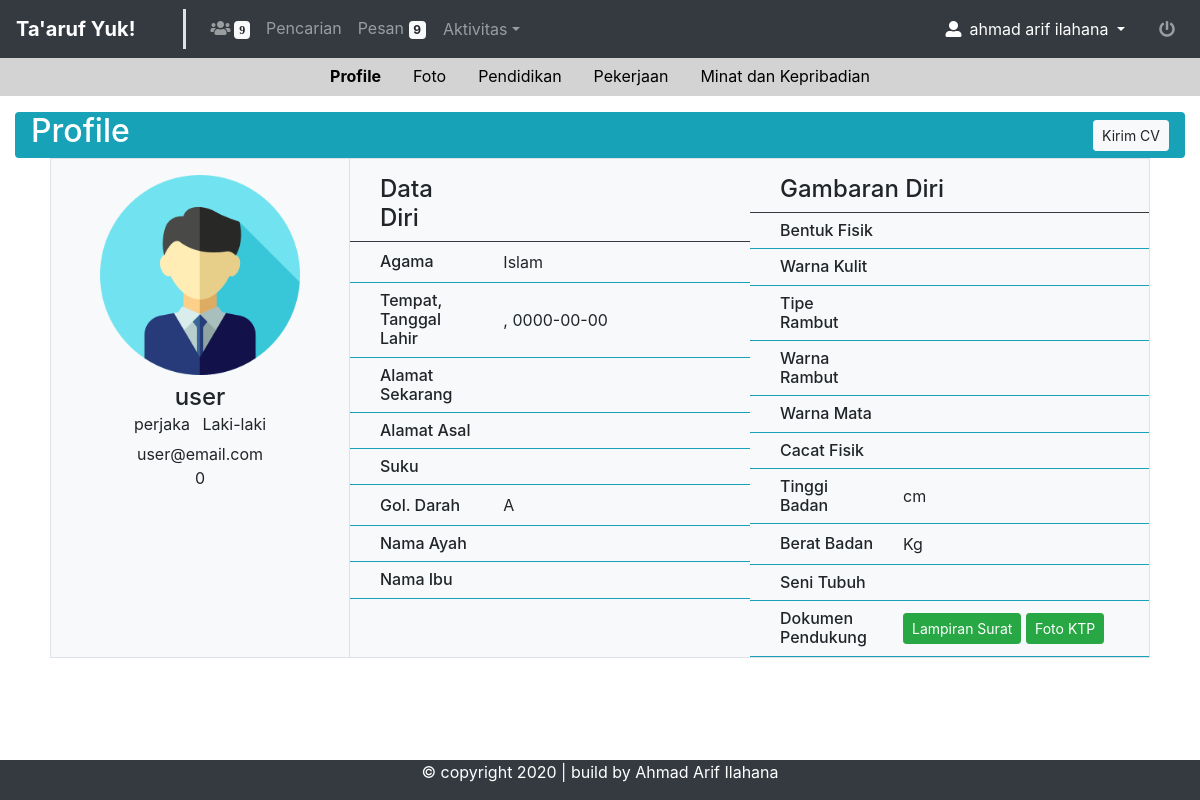
The page /index.php?page=lihatprofile-lain&menu=lain&id=2 (signed in) on the database as committed earlier.
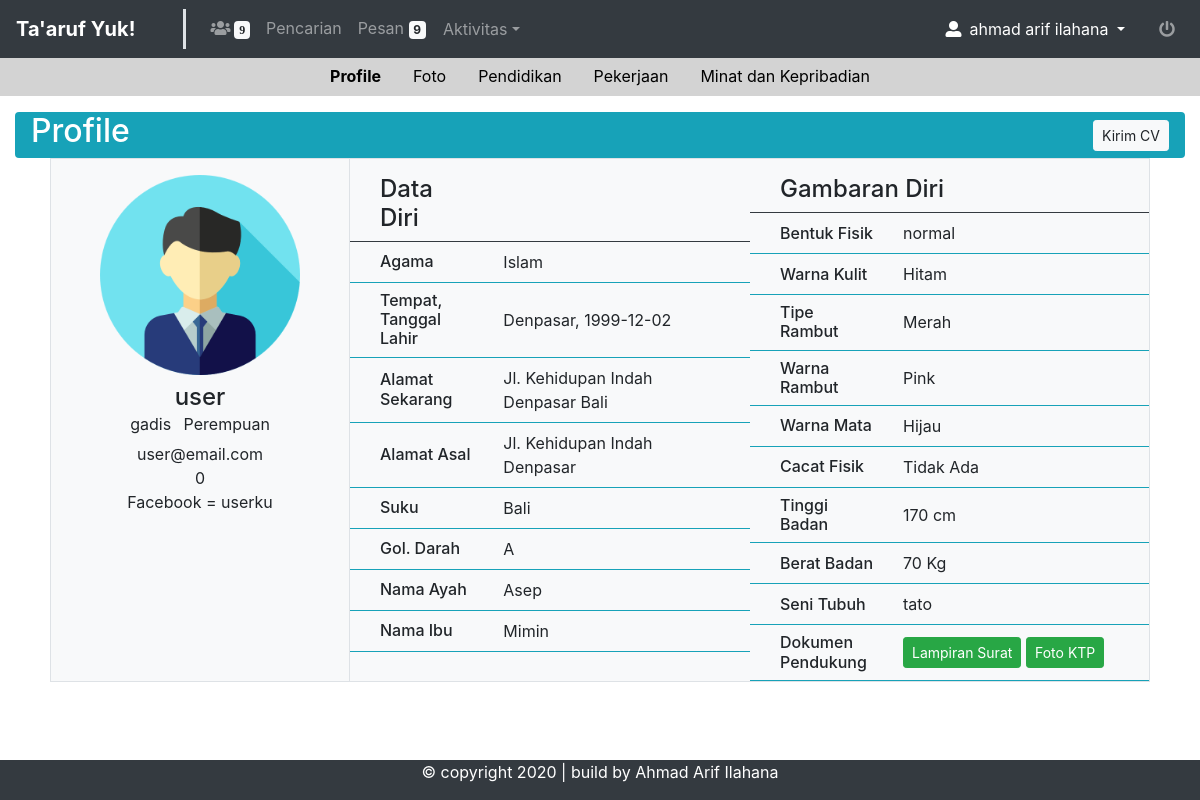
The same page on the database as committed later.
### tables this page shows
CREATE TABLE `akun` (
  `id_user` int(11) NOT NULL,
  `email` varchar(40) NOT NULL,
  `pass` varchar(16) NOT NULL,
  `nama` varchar(40) NOT NULL,
  `stat` char(10) DEFAULT NULL
);

CREATE TABLE `biodata_diri` (
  `id_bio` int(11) NOT NULL,
  `id_user` int(11) NOT NULL,
  `jns_kel` enum('L','P') DEFAULT NULL,
  `tmp_lahir` varchar(40) DEFAULT NULL,
  `tgl_lahir` date DEFAULT NULL,
  `alamat_skr` text DEFAULT NULL,
  `kota_skr` varchar(40) DEFAULT NULL,
  `provinsi_skr` varchar(40) DEFAULT NULL,
  `alamat_asl` text DEFAULT NULL,
  `kota_asl` varchar(40) DEFAULT NULL,
  `provinsi_asl` varchar(40) DEFAULT NULL,
  `suku` varchar(40) DEFAULT NULL,
  `gol_darah` enum('A','B','AB','O','') DEFAULT NULL,
  `nm_ayah` varchar(40) DEFAULT NULL,
  `nm_ibu` varchar(40) DEFAULT NULL,
  `stat_nikah` enum('perjaka','gadis','janda','duda','') DEFAULT NULL,
  `ket_nikah` enum('cerai','meninggal','') DEFAULT NULL,
  `lam_surat` varchar(40) DEFAULT NULL,
  `foto_ktp` varchar(40) DEFAULT NULL,
  `no_hp` char(20) DEFAULT NULL,
  `sosmed` text DEFAULT NULL
);

CREATE TABLE `gm_diri` (
  `id_gm_diri` int(11) NOT NULL,
  `id_user` int(11) NOT NULL,
  `b_fisik` varchar(20) DEFAULT NULL,
  `w_kulit` varchar(20) DEFAULT NULL,
  `t_rambut` varchar(20) DEFAULT NULL,
  `w_rambut` varchar(20) DEFAULT NULL,
  `w_mata` varchar(20) DEFAULT NULL,
  `c_fisik` varchar(20) DEFAULT NULL,
  `t_badan` char(20) DEFAULT NULL,
  `b_badan` char(20) DEFAULT NULL,
  `s_tubuh` varchar(20) DEFAULT NULL
);

### database/read.php (called while the page is built, shortened)
<?php
require_once 'koneksi.php';
class Read extends Koneksi
{
    public function rProfile($id)
    {
        try {
            $sql = "SELECT * FROM akun a, biodata_diri b, gm_diri c where a.id_user='$id' AND a.id_user=b.id_user AND a.id_user=c.id_user";
            $stmt = $this->prepare($sql);
            $stmt = $this->get_data();
            return $stmt;
        } catch (PDOException $e) {
            echo 'Masalah read Profile:' . $e->getMessage();
        }
    }
}

### database/koneksi.php (called while the page is built, shortened)
<?php
class Koneksi{
  public $server = "localhost";
  public $username = "root";
  public $password = "";
  public $conn;
  public $stmt;
  public function __construct()
  {
    try {
      $this->conn = new PDO("mysql:host=$this->server;dbname=db_taaruf", $this->username, $this->password);
    } catch (PDOException $e) {
      echo "Connection failed: " . $e->getMessage();
    }
  }
  public function prepare($query)
  {
    $this->stmt = $this->conn->prepare($query);
  }
  public function get_data()
  {
    $this->stmt->execute();
    return $this->stmt->fetch(PDO::FETCH_ASSOC);
  }
}
?>

### halaman/lihatprofil-lain.php (the view, shortened to what the rows shown need)
<section class="container-fluid">
    <div class=" d-flex justify-content-between bg-info rounded mt-3 pr-3 pl-3">
        <h2 class="align-self-center text-white">Profile</h2>
        <div class="d-flex">
            <a class="btn btn-light btn-sm align-self-center">Kirim CV</a>
        </div>
    </div>
</section>
<?php
require_once 'database/read.php';
$read = new Read;
$dataR = $read->rProfile($_GET['id']);
?>
<div class="container-fluid " style="margin-bottom: 70px;">
    <div class="row justify-content-center">
        <div class="col-3 pt-2 bg-light border">
            <div class="row justify-content-md-center mt-2">
                <img src="img/profile1.png" class="col-auto" alt="" height="200px" width="auto">
                <div class="col-12 text-center mt-2">
                    <h4 class="mb-0"><?= $dataR['nama'] ?></h4>
                    <ul class=" list-inline mb-0" style="height: 30px;">
                        <li class=" list-inline-item">
                            <p><?= $dataR['stat_nikah'] ?></p>
                        </li>
                        <li class=" list-inline-item">
                            <p><?= ($dataR['jns_kel'] == 'L') ? 'Laki-laki' : 'Perempuan'; ?></p>
                        </li>
                    </ul>
                    <ul class=" list-unstyled">
                        <li><?= $dataR['email'] ?></li>
                        <li><?= $dataR['no_hp'] ?></li>
                        <li><?= $dataR['sosmed'] ?></li>
                    </ul>
                </div>
            </div>
        </div>
        <div class="col-4 pt-2 bg-light border-top border-bottom">
            <div class="row">
                <div class="row col-12 m-0 border-bottom border-dark">
                    <h4 class="col-4 align-self-center mt-2 mb-2">Data Diri</h4>
                </div>
                <div class="row col-12 m-0 border-bottom border-info">
                    <h6 class="col-4 align-self-center mt-2 mb-2">Agama</h6>
                    <p class="col-8 align-self-center mt-2 mb-2">Islam</p>
                </div>
                <div class="row col-12 m-0 border-bottom border-info ">
                    <h6 class="col-4 align-self-center mt-2 mb-2">Tempat, Tanggal Lahir</h6>
                    <p class="col-8 align-self-center mt-2 mb-2"><?= $dataR['tmp_lahir'] ?>, <?= $dataR['tgl_lahir'] ?></p>
                </div>
                <div class="row col-12 m-0 border-bottom border-info ">
                    <h6 class="col-4 align-self-center mt-2 mb-2">Alamat Sekarang</h6>
                    <p class="col-8 align-self-center mt-2 mb-2"><?= $dataR['alamat_skr'] . ' ' . $dataR['kota_skr'] . ' ' . $dataR['provinsi_skr'] ?></p>
                </div>
                <div class="row col-12 m-0 border-bottom border-info ">
                    <h6 class="col-4 align-self-center mt-2 mb-2">Alamat Asal</h6>
                    <p class="col-8 align-self-center mt-2 mb-2"><?= $dataR['alamat_asl'] . ' ' . $dataR['kota_asl'] . ' ' . $dataR['provinsi_asl'] ?></p>
                </div>
                <div class="row col-12 m-0 border-bottom border-info ">
                    <h6 class="col-4 align-self-center mt-2 mb-2">Suku</h6>
                    <p class="col-8 align-self-center mt-2 mb-2"><?= $dataR['suku'] ?></p>
                </div>
                <div class="row col-12 m-0 border-bottom border-info ">
                    <h6 class="col-4 align-self-center mt-2 mb-2">Gol. Darah</h6>
                    <p class="col-8 align-self-center mt-2 mb-2"><?= $dataR['gol_darah'] ?></p>
                </div>
                <div class="row col-12 m-0 border-bottom border-info ">
                    <h6 class="col-4 align-self-center mt-2 mb-2">Nama Ayah</h6>
                    <p class="col-8 align-self-center mt-2 mb-2"><?= $dataR['nm_ayah'] ?></p>
                </div>
                <div class="row col-12 m-0 border-bottom border-info ">
                    <h6 class="col-4 align-self-center mt-2 mb-2">Nama Ibu</h6>
                    <p class="col-8 align-self-center mt-2 mb-2"><?= $dataR['nm_ibu'] ?></p>
                </div>
            </div>
        </div>
        <div class="col-4 pt-2 bg-light border-left-0 border">
            <div class="row">
                <div class="row col-12 m-0 border-bottom border-dark">
                    <h4 class="col-auto align-self-center mt-2 mb-2">Gambaran Diri</h4>
                </div>
                <div class="row col-12 m-0 border-bottom border-info">
                    <h6 class="col-4 align-self-center mt-2 mb-2">Bentuk Fisik</h6>
                    <p class="col-8 align-self-center mt-2 mb-2"><?= $dataR['b_fisik'] ?></p>
                </div>
                <div class="row col-12 m-0 border-bottom border-info">
                    <h6 class="col-4 align-self-center mt-2 mb-2">Warna Kulit</h6>
                    <p class="col-8 align-self-center mt-2 mb-2"><?= $dataR['w_kulit'] ?></p>
                </div>
                <div class="row col-12 m-0 border-bottom border-info">
                    <h6 class="col-4 align-self-center mt-2 mb-2">Tipe Rambut</h6>
                    <p class="col-8 align-self-center mt-2 mb-2"><?= $dataR['t_rambut'] ?></p>
                </div>
                <div class="row col-12 m-0 border-bottom border-info">
                    <h6 class="col-4 align-self-center mt-2 mb-2">Warna Rambut</h6>
                    <p class="col-8 align-self-center mt-2 mb-2"><?= $dataR['w_rambut'] ?></p>
                </div>
                <div class="row col-12 m-0 border-bottom border-info">
                    <h6 class="col-4 align-self-center mt-2 mb-2">Warna Mata</h6>
                    <p class="col-8 align-self-center mt-2 mb-2"><?= $dataR['w_mata'] ?></p>
                </div>
                <div class="row col-12 m-0 border-bottom border-info">
                    <h6 class="col-4 align-self-center mt-2 mb-2">Cacat Fisik</h6>
                    <p class="col-8 align-self-center mt-2 mb-2"><?= $dataR['c_fisik'] ?></p>
                </div>
                <div class="row col-12 m-0 border-bottom border-info">
                    <h6 class="col-4 align-self-center mt-2 mb-2">Tinggi Badan</h6>
                    <p class="col-8 align-self-center mt-2 mb-2"><?= $dataR['t_badan'] ?> cm</p>
                </div>
                <div class="row col-12 m-0 border-bottom border-info">
                    <h6 class="col-4 align-self-center mt-2 mb-2">Berat Badan</h6>
                    <p class="col-8 align-self-center mt-2 mb-2"><?= $dataR['b_badan'] ?> Kg</p>
                </div>
                <div class="row col-12 m-0 border-bottom border-info">
                    <h6 class="col-4 align-self-center mt-2 mb-2">Seni Tubuh</h6>
                    <p class="col-8 align-self-center mt-2 mb-2"><?= $dataR['s_tubuh'] ?></p>
                </div>
                <div class="row col-12 m-0 border-bottom border-info">
                    <h6 class="col-4 align-self-center mt-2 mb-2">Dokumen Pendukung</h6>
                    <div class="col-4 d-flex align-items-center">
                        <button class="btn btn-success btn-sm" data-toggle="modal" data-target="#modallampiran"> Lampiran Surat</button>
                    </div>
                    <div class="col-4 d-flex align-items-center">
                        <button class="btn btn-success btn-sm" data-toggle="modal" data-target="#modalfoto"> Foto KTP</button>
                    </div>
                </div>
            </div>
        </div>
    </div>
</div>

Rows that differ between the two databases and show on the page:
changed through a linked row, akun "user": biodata_diri.stat_nikah "perjaka" → "gadis"; biodata_diri.sosmed (not shown) → "Facebook = userku"; biodata_diri.tmp_lahir (not shown) → "Denpasar"; biodata_diri.tgl_lahir "0000-00-00" → "1999-12-02"; biodata_diri.alamat_skr (not shown) → "Jl. Kehidupan Indah"; biodata_diri.kota_skr (not shown) → "Denpasar"; biodata_diri.provinsi_skr (not shown) → "Bali"; biodata_diri.alamat_asl (not shown) → "Jl. Kehidupan Indah"; biodata_diri.kota_asl (not shown) → "Denpasar"; biodata_diri.suku (not shown) → "Bali"; biodata_diri.nm_ayah (not shown) → "Asep"; biodata_diri.nm_ibu (not shown) → "Mimin"; gm_diri.b_fisik (not shown) → "normal"; gm_diri.w_kulit (not shown) → "Hitam"; gm_diri.t_rambut (not shown) → "Merah"; gm_diri.w_rambut (not shown) → "Pink"; gm_diri.w_mata (not shown) → "Hijau"; gm_diri.c_fisik (not shown) → "Tidak Ada"; gm_diri.t_badan (not shown) → "170"; gm_diri.b_badan (not shown) → "70"; gm_diri.s_tubuh (not shown) → "tato"
Other text that changed with them:
text no longer shown: "Laki-laki"
text now shown: "Perempuan"
